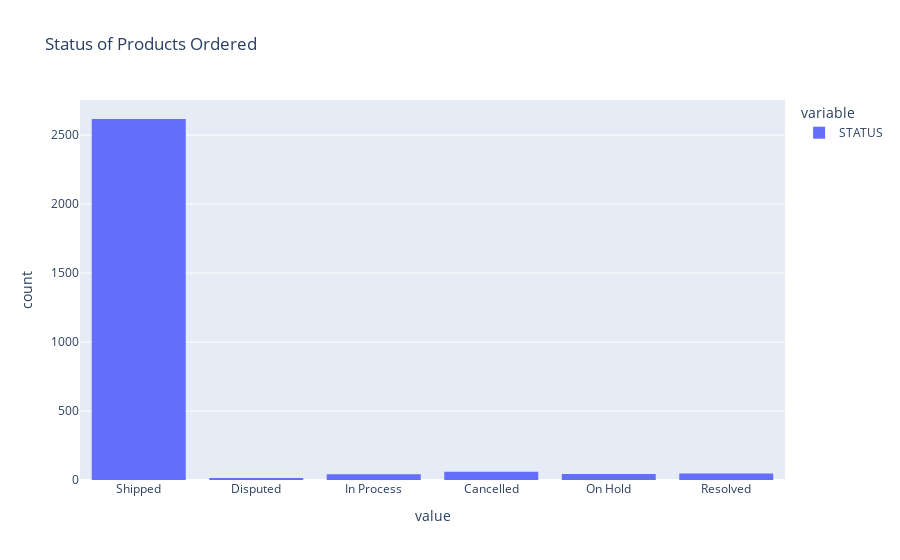

The code cell stored with this chart in its notebook:
### Code cell
df['STATUS'].plot(kind='hist', title='Status of Products Ordered', )

### Figure 1 — Plotly figure (JSON) as saved in the notebook; plotly's stock layout.template omitted (floating-point values rounded to 4 significant figures; data arrays with more than 128 entries replaced by an {"elided": "..."} marker saying what was removed)
{"data": [{"alignmentgroup": "True", "bingroup": "x", "hovertemplate": "variable=STATUS<br>value=%{x}<br>count=%{y}<extra></extra>", "legendgroup": "STATUS", "marker": {"color": "#636efa", "pattern": {"shape": ""}}, "name": "STATUS", "offsetgroup": "STATUS", "orientation": "v", "showlegend": true, "type": "histogram", "x": {"elided": "2823 str values"}, "xaxis": "x", "yaxis": "y"}], "layout": {"barmode": "relative", "legend": {"title": {"text": "variable"}, "tracegroupgap": 0}, "title": {"text": "Status of Products Ordered"}, "xaxis": {"anchor": "y", "domain": [0, 1], "title": {"text": "value"}}, "yaxis": {"anchor": "x", "domain": [0, 1], "title": {"text": "count"}}}}
